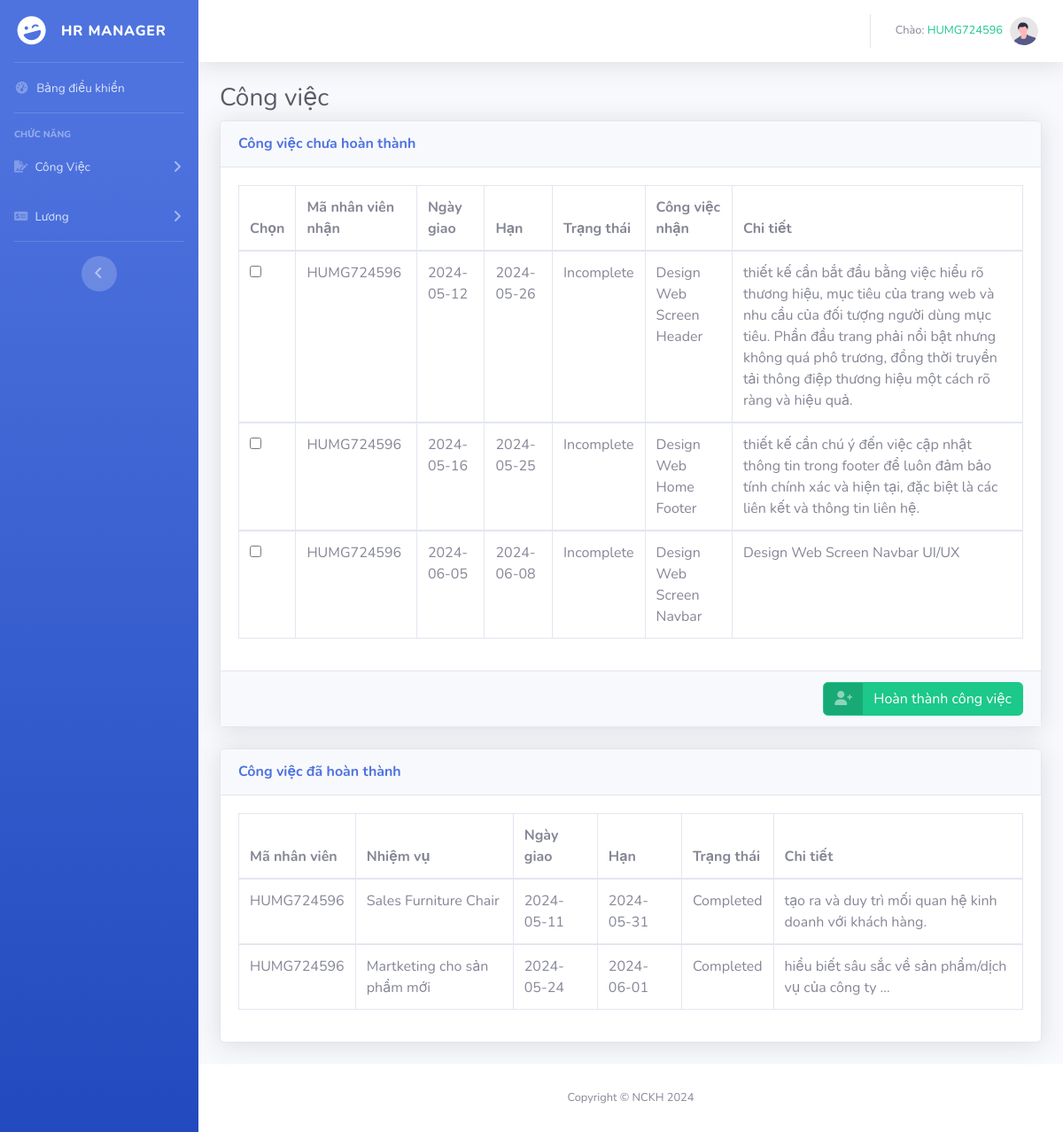
The app's page /assignment.php (signed in) with its own data.
### tables this page shows
CREATE TABLE `assignment` (
  `id` int(11) NOT NULL,
  `assingment_id` varchar(30) NOT NULL,
  `user_id` varchar(30) DEFAULT NULL,
  `create_date` date NOT NULL,
  `deadline` date DEFAULT NULL,
  `assignment_type` text DEFAULT NULL,
  `details` varchar(255) NOT NULL,
  `status` varchar(30) DEFAULT NULL,
  `leader` varchar(30) NOT NULL
);

### assignment.php (the view, shortened to what this page needs)
<!DOCTYPE html>
<html lang="en">
<head>
    <link href="vendor/fontawesome-free/css/all.min.css" rel="stylesheet" type="text/css">
    <link rel="stylesheet" href="https://cdnjs.cloudflare.com/ajax/libs/font-awesome/6.0.0-beta3/css/all.min.css">
    <link href="css/sb-admin-2.min.css" rel="stylesheet">
</head>
<body id="page-top">
    <div id="wrapper">
        <ul class="navbar-nav bg-gradient-primary sidebar sidebar-dark accordion" id="accordionSidebar">
            <a class="sidebar-brand d-flex align-items-center justify-content-center" href="index.html">
                <div class="sidebar-brand-icon rotate-n-15">
                    <i class="fas fa-laugh-wink"></i>
                </div>
                <div class="sidebar-brand-text mx-3">HR Manager</div>
            </a>
            <hr class="sidebar-divider my-0">
            <li class="nav-item">
                <a class="nav-link" href="index.html">
                    <i class="fas fa-fw fa-tachometer-alt"></i>
                    <span>Bảng điều khiển</span></a>
            </li>
            <hr class="sidebar-divider">
            <div class="sidebar-heading">
                Chức năng
            </div>
            <li class="nav-item">
                <a class="nav-link collapsed" href="#" data-toggle="collapse" data-target="#collapseFour" aria-expanded="true" aria-controls="collapseFour">
                    <i class="fa-solid fa-file-signature"></i>
                    <?php
                    if (isset($_SESSION['role']) && $_SESSION['role'] == 'employee') {
                        echo "<span>Công Việc</span>";
                    } else {
                        echo '<span>Phân Công</span>';
                    }
                    ?>
                </a>
            </li>
            <li class="nav-item">
                <a class="nav-link collapsed" href="#" data-toggle="collapse" data-target="#collapseThree" aria-expanded="true" aria-controls="collapseThree">
                    <i class="fa-solid fa-money-check-dollar"></i>
                    <span>Lương</span>
                </a>
            </li>
            <hr class="sidebar-divider">
            <div class="text-center d-none d-md-inline">
                <button class="rounded-circle border-0" id="sidebarToggle"></button>
            </div>
        </ul>
        <div id="content-wrapper" class="d-flex flex-column">
            <div id="content">
                <nav class="navbar navbar-expand navbar-light bg-white topbar mb-4 static-top shadow">
                    <ul class="navbar-nav ml-auto">
                        <li class="nav-item dropdown no-arrow">
                            <a class="nav-link dropdown-toggle" href="#" id="userDropdown" role="button" data-toggle="dropdown" aria-haspopup="true" aria-expanded="false">
                                <span class="mr-2 d-none d-lg-inline text-gray-600 small">
                                    <?php
                                    if (isset($_SESSION['nameaccount'])) {
                                        echo "<div>Chào: <span class='text-success'>" . $_SESSION['nameaccount'] . "</span></div>";
                                    } else {
                                        echo "<div class='text-danger'>Bạn chưa đăng nhập</div>";
                                    }
                                    ?>
                                </span>
                                <img class="img-profile rounded-circle" src="img/undraw_profile.svg">
                            </a>
                        </li>
                    </ul>
                </nav>
                <div class="container-fluid">
                    <h1 class="h3 mb-2 text-gray-800">Công việc</h1>
                    <div class="card shadow mb-4">
                        <div class="card-header py-3 d-flex justify-content-between align-items-center">
                            <h6 class="m-0 font-weight-bold text-primary">Công việc chưa hoàn thành</h6>
                        </div>
                        <form action="" method="post">
                            <div class="card-body">
                                <div class="table-responsive">
                                    <table class="table table-bordered" width="100%" cellspacing="0">
                                        <?php
                                        require 'connect_database.php';
                                        $user_id =  $_SESSION['nameaccount'];
                                        $sql = "SELECT user_data.fisrt_name, user_data.last_name, assignment.user_id, assignment.deadline, assignment.assignment_type,
                                                assignment.status, assignment.id, assignment.create_date, assignment.details
                                                FROM user_data
                                                INNER JOIN assignment
                                                ON user_data.user_id = assignment.user_id
                                                WHERE assignment.user_id = '$user_id' and assignment.status = 'Incomplete'";
                                        $result = $connect->query($sql);
                                        if ($result->num_rows > 0) {
                                            echo "<thead>
                                                <tr>
                                                <th>Chọn</th>
                                                <th>Mã nhân viên nhận</th>
                                                <th>Ngày giao</th>
                                                <th>Hạn</th>
                                                <th>Trạng thái</th>
                                                <th>Công việc nhận</th>
                                                <th>Chi tiết</th>
                                            </tr>
                                            </thead>";
                                            while ($row = $result->fetch_assoc()) {
                                                echo "<tbody>
                                                    <tr><td> <input type=checkbox name = 'checkbox[]' value='" . $row['id'] . "'>" . "</td>" .
                                                    "<td>" . $row["user_id"] . "</td>" .
                                                    "<td>" . $row["create_date"] . "</td>" .
                                                    "<td>" . $row["deadline"] . "</td>" .
                                                    "<td>" . $row["status"] . "</td>" .
                                                    "<td>" . $row["assignment_type"] . "</td>" .
                                                    "<td>" . $row["details"] . "</td>
                                                    </tbody>";
                                            }
                                        } else {
                                            echo "<h3 class='text-center'>Không có nhiệm vụ nào được giao</h3>";
                                        }
                                        ?>
                                    </table>
                                </div>
                            </div>
                            <div class="card-footer text-right">
                                <div>
                                    <a href="#" class="btn btn-success btn-icon-split" data-toggle='modal' data-target='#submitReport'>
                                        <span class="icon text-white-50">
                                            <i class="fas fa-user-plus"></i>
                                        </span>
                                        <span class="text">Hoàn thành công việc</span>
                                    </a>
                                </div>
                            </div>
                    </div>
                    <div class="card shadow mb-4">
                        <div class="card-header py-3 d-flex justify-content-between align-items-center">
                            <h6 class="m-0 font-weight-bold text-primary">Công việc đã hoàn thành</h6>
                        </div>
                        <div class="card-body">
                            <table class="table table-bordered" width="100%" cellspacing="0">
                                <?php
                                require 'connect_database.php';
                                $user_id =  $_SESSION['nameaccount'];
                                $sql = "SELECT user_data.fisrt_name, user_data.last_name, assignment.user_id, assignment.deadline, assignment.assignment_type,
                                            assignment.status, assignment.id, assignment.create_date, assignment.details
                                            FROM user_data
                                            INNER JOIN assignment
                                            ON user_data.user_id = assignment.user_id
                                            WHERE assignment.user_id = '$user_id' and assignment.status = 'Completed'";
                                $result = $connect->query($sql);
                                if ($result->num_rows > 0) {
                                    echo "<thead>
                                            <tr>
                                            <th>Mã nhân viên</th>
                                            <th>Nhiệm vụ</th>
                                            <th>Ngày giao</th>
                                            <th>Hạn</th>
                                            <th>Trạng thái</th>
                                            <th>Chi tiết</th>
                                        </tr>
                                        </thead>";
                                    while ($row = $result->fetch_assoc()) {
                                        echo "<tbody>
                                                <td>" . $row["user_id"] . "</td>" .
                                            "<td>" . $row["assignment_type"] . "</td>" .
                                            "<td>" . $row["create_date"] . "</td>" .
                                            "<td>" . $row["deadline"] . "</td>" .
                                            "<td>" . $row["status"] . "</td>" .
                                            "<td>" . $row["details"] . "</td>
                                                </tbody>";
                                    }
                                }
                                else {
                                    echo "Chưa có công việc nào";
                                }
                                ?>
                            </table>
                        </div>
                    </div>
                </div>
            </div>
            <footer class="sticky-footer bg-white">
                <div class="container my-auto">
                    <div class="copyright text-center my-auto">
                        <span>Copyright &copy; NCKH 2024</span>
                    </div>
                </div>
            </footer>
        </div>
    </div>
</body>
</html>

### records on screen
assignment: user "HUMG724596", create_date "2024-05-12", deadline "2024-05-26", status "Incomplete", assignment_type "Design Web Screen Header", details "thiết kế cần bắt đầu bằng việc hiểu rõ thương hiệu, mục tiêu của trang web và nhu cầu của đối tượng người dùng mục tiêu. Phần đầu trang phải nổi bật nhưng không quá phô trương, đồng thời truyền tải thông điệp thương hiệu một cách rõ ràng và hiệu quả."
assignment: user "HUMG724596", create_date "2024-05-16", deadline "2024-05-25", status "Incomplete", assignment_type "Design Web Home Footer", details "thiết kế cần chú ý đến việc cập nhật thông tin trong footer để luôn đảm bảo tính chính xác và hiện tại, đặc biệt là các liên kết và thông tin liên hệ."
assignment: user "HUMG724596", create_date "2024-06-05", deadline "2024-06-08", status "Incomplete", assignment_type "Design Web Screen Navbar", details "Design Web Screen Navbar UI/UX"
assignment: user "HUMG724596", assignment_type "Sales Furniture Chair", create_date "2024-05-11", deadline "2024-05-31", status "Completed", details "tạo ra và duy trì mối quan hệ kinh doanh với khách hàng."
assignment: user "HUMG724596", assignment_type "Martketing cho sản phẩm mới", create_date "2024-05-24", deadline "2024-06-01", status "Completed", details "hiểu biết sâu sắc về sản phẩm/dịch vụ của công ty ..."

### other values on screen
$_SESSION['nameaccount'] "HUMG724596"
